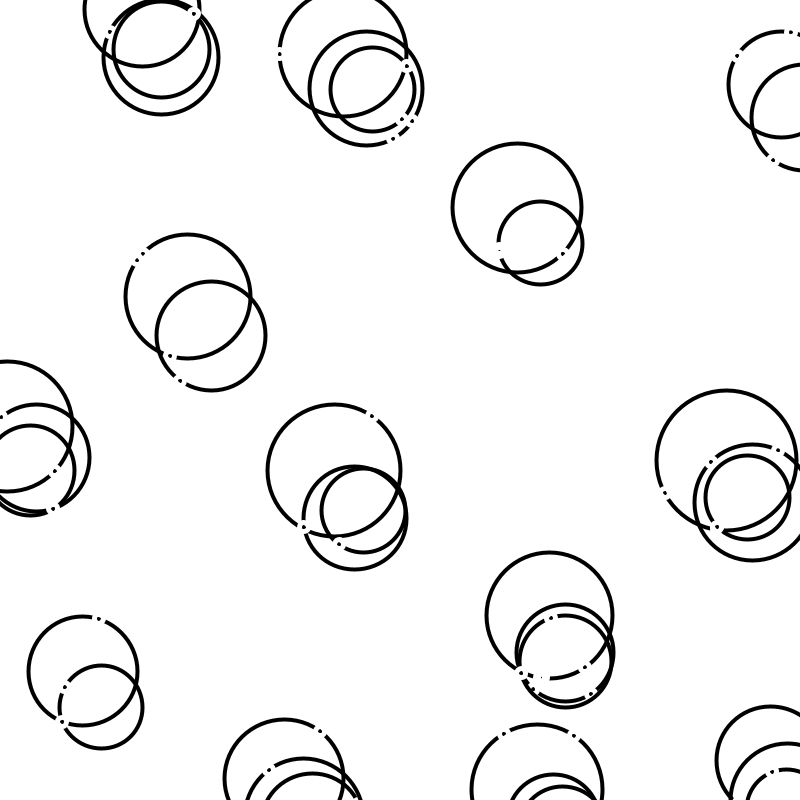
Frame 1 (no input)
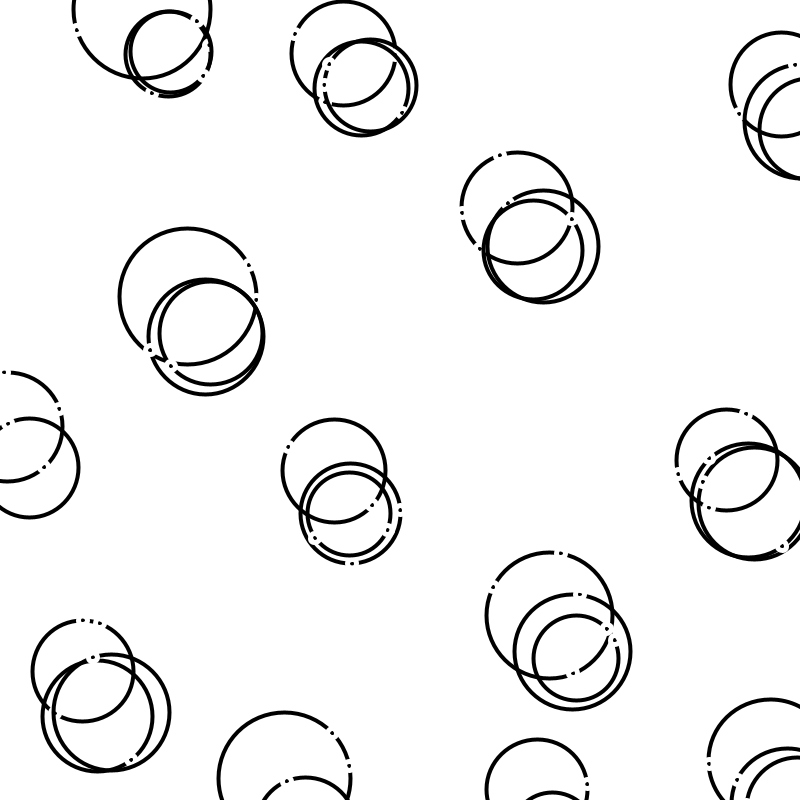
Frame 2 (the mouse pressed at the canvas centre, redrawn once)

The Processing sketch that drew these frames (run headless with seeded random() and noise(); the mouse was pressed at the canvas centre and the sketch redrawn once):

// Processing sketch: black_octopus
// ── black_octopus.pde
ArrayList<PVector> poisson;

void setup()
{
  size(800, 800);
  poisson = poissonDiskSampling(220, 30);
}

void draw()
{
  background(255);
  
  for (int i = 0; i < poisson.size(); i++)
  {
    octopus(poisson.get(i).x, poisson.get(i).y);
  }
}

void octopus(float x, float y)
{
  strokeWeight(4);
  noFill();
  stroke(0);
  float r = random(100, 140);
  circle(x, y, r);

  for (int j = 0; j < int(random(1, 4)); j++)
  {
    float angle = random(0, 2 * PI);
    float xx = x + 0.5 * r * cos(angle);
    float yy = y + 0.5 * r * sin(angle);
    strokeWeight(5);
    stroke(255);
    circle(xx, yy, 9);
  }

  float ran = random(1);

  
  {
    strokeWeight(4);
    noFill();
    stroke(0);

    float rr = random(80, 120);

    float offsetX = random(15, 30);
    float offsetY = random(30, 50);

    circle(x + offsetX, y + offsetY, rr);

    for (int j = 0; j < int(random(1, 3)); j++)
    {
      float angle = random(0, 2 * PI);
      float xx = x + offsetX + 0.5 * rr * cos(angle);
      float yy = y + offsetY + 0.5 * rr * sin(angle);
      strokeWeight(5);
      stroke(255);
      circle(xx, yy, 9);
    }
  }

  if (ran < 0.5)
  {
    strokeWeight(4);
    noFill();
    stroke(0);

    float rr = random(80, 120);

    float offsetX = random(15, 30);
    float offsetY = random(30, 50);

    circle(x + offsetX, y + offsetY, rr);

    for (int j = 0; j < int(random(1, 3)); j++)
    {
      float angle = random(0, 2 * PI);
      float xx = x + offsetX + 0.5 * rr * cos(angle);
      float yy = y + offsetY + 0.5 * rr * sin(angle);
      strokeWeight(5);
      stroke(255);
      circle(xx, yy, 9);
    }
  }

  noLoop();
}

// ── poissondisc.pde
boolean isValidPoint(PVector[][] grid, float cellsize,
                     int gwidth, int gheight,
                     PVector p, float radius) {
  /* Make sure the point is on the screen */
  if (p.x < 0 || p.x >= width || p.y < 0 || p.y >= height)
    return false;

  /* Check neighboring eight cells */
  int xindex = floor(p.x / cellsize);
  int yindex = floor(p.y / cellsize);
  int i0 = max(xindex - 1, 0);
  int i1 = min(xindex + 1, gwidth - 1);
  int j0 = max(yindex - 1, 0);
  int j1 = min(yindex + 1, gheight - 1);

  for (int i = i0; i <= i1; i++)
    for (int j = j0; j <= j1; j++)
      if (grid[i][j] != null)
        if (dist(grid[i][j].x, grid[i][j].y, p.x, p.y) < radius)
          return false;

  /* If we get here, return true */
  return true;
}

void insertPoint(PVector[][] grid, float cellsize, PVector point) {
  int xindex = floor(point.x / cellsize);
  int yindex = floor(point.y / cellsize);
  grid[xindex][yindex] = point;
}

ArrayList<PVector> poissonDiskSampling(float radius, int k) {
  int N = 2;
  /* The final set of points to return */
  ArrayList<PVector> points = new ArrayList<PVector>();
  /* The currently "active" set of points */
  ArrayList<PVector> active = new ArrayList<PVector>();
  /* Initial point p0 */
  PVector p0 = new PVector(random(width), random(height));
  PVector[][] grid;
  float cellsize = floor(radius/sqrt(N));

  /* Figure out no. of cells in the grid for our canvas */
  int ncells_width = ceil(width/cellsize) + 1;
  int ncells_height = ceil(width/cellsize) + 1;

  /* Allocate the grid an initialize all elements to null */
  grid = new PVector[ncells_width][ncells_height];
  for (int i = 0; i < ncells_width; i++)
    for (int j = 0; j < ncells_height; j++)
      grid[i][j] = null;

  insertPoint(grid, cellsize, p0);
  points.add(p0);
  active.add(p0);

  while (active.size() > 0) {
    int random_index = int(random(active.size()));
    PVector p = active.get(random_index);
    
    boolean found = false;
    for (int tries = 0; tries < k; tries++) {
      float theta = random(360);
      float new_radius = random(radius, 2*radius);
      float pnewx = p.x + new_radius * cos(radians(theta));
      float pnewy = p.y + new_radius * sin(radians(theta));
      PVector pnew = new PVector(pnewx, pnewy);
      
      if (!isValidPoint(grid, cellsize,
                        ncells_width, ncells_height,
                        pnew, radius))
        continue;
      
      points.add(pnew);
      insertPoint(grid, cellsize, pnew);
      active.add(pnew);
      found = true;
      break;
    }
    
    /* If no point was found after k tries, remove p */
    if (!found)
      active.remove(random_index);
  }

  return points;
}
